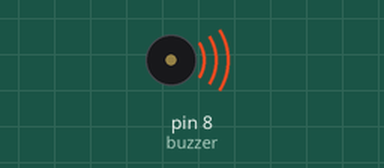
The sketch below on a simulated Arduino Uno, built with avr-gcc and run on an emulated ATmega328P. Parts: buzzer (waves = sounding).

Above: at 0.43 s.
At 23.94 s:
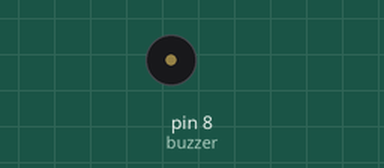
Timing chart, 0 to 24.2 s (numbered marks = the images above):
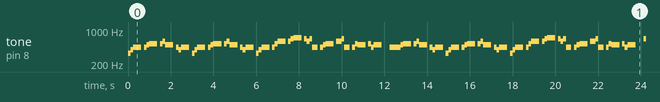

Measured:
- by itself, tone on pin 8 (buzzer): plays 330 Hz for 0.13 s, 392 Hz for 0.13 s, 440 Hz for 0.38 s, 440 Hz for 0.13 s, 494 Hz for 0.13 s, 523 Hz for 0.38 s … (430 notes in this stretch)

The sketch:

pirates_of_the_carribean.ino
```cpp
const int buzzer = 8;
//in tale stringa vi è selozionato il pin
// per cui il cicalino è collegato dal filo rosso
const int velocitasuono = 1.5;

#define NOTE_DO4  262
#define NOTE_RE4  294
#define NOTE_MI4  330
#define NOTE_FA4  349
#define NOTE_SOL4  392
#define NOTE_LA4  440
#define NOTE_SI4  494
#define NOTE_DO5  523
#define NOTE_RE5  587
#define NOTE_MI5  659
#define NOTE_FA5  698
#define NOTE_SOL5  784
#define NOTE_LA5  880
#define NOTE_SI5  988

// sono state definite le varia note, il valore
//posto è la frequenza per cui si ottengono tali note.
int note[] = {
   NOTE_MI4, NOTE_SOL4, NOTE_LA4, NOTE_LA4, 0,
   NOTE_LA4, NOTE_SI4, NOTE_DO5, NOTE_DO5, 0,
   NOTE_DO5, NOTE_RE5, NOTE_SI4, NOTE_SI4, 0,
   NOTE_LA4, NOTE_SOL4, NOTE_LA4, 0,

   NOTE_MI4, NOTE_SOL4, NOTE_LA4, NOTE_LA4, 0,
   NOTE_LA4, NOTE_SI4, NOTE_DO5, NOTE_DO5, 0,
   NOTE_DO5, NOTE_RE5, NOTE_SI4, NOTE_SI4, 0,
   NOTE_LA4, NOTE_SOL4, NOTE_LA4, 0,

   NOTE_MI4, NOTE_SOL4, NOTE_LA4, NOTE_LA4, 0,
   NOTE_LA4, NOTE_DO5, NOTE_RE5, NOTE_RE5, 0,
   NOTE_RE5, NOTE_MI5, NOTE_FA5, NOTE_FA5, 0,
   NOTE_MI5, NOTE_RE5, NOTE_MI5, NOTE_LA4, 0,

   NOTE_LA4, NOTE_SI4, NOTE_DO5, NOTE_DO5, 0,
   NOTE_RE5, NOTE_MI5, NOTE_LA4, 0,
   NOTE_LA4, NOTE_DO5, NOTE_SI4, NOTE_SI4, 0,
   NOTE_DO5, NOTE_LA4, NOTE_SI4, 0,

   NOTE_LA4, NOTE_LA4,
   NOTE_LA4, NOTE_SI4, NOTE_DO5, NOTE_DO5, 0,
   NOTE_DO5, NOTE_RE5, NOTE_SI4, NOTE_SI4, 0,
   NOTE_LA4, NOTE_SOL4, NOTE_LA4, 0,

   NOTE_MI4, NOTE_SOL4, NOTE_LA4, NOTE_LA4, 0,
   NOTE_LA4, NOTE_SI4, NOTE_DO5, NOTE_DO5, 0,
   NOTE_DO5, NOTE_RE5, NOTE_SI4, NOTE_SI4, 0,
   NOTE_LA4, NOTE_SOL4, NOTE_LA4, 0,

   NOTE_MI4, NOTE_SOL4, NOTE_LA4, NOTE_LA4, 0,
   NOTE_LA4, NOTE_DO5, NOTE_RE5, NOTE_RE5, 0,
   NOTE_RE5, NOTE_MI5, NOTE_FA5, NOTE_FA5, 0,
   NOTE_MI5, NOTE_RE5, NOTE_MI5, NOTE_LA4, 0,

   NOTE_LA4, NOTE_SI4, NOTE_DO5, NOTE_DO5, 0,
   NOTE_RE5, NOTE_MI5, NOTE_LA4, 0,
   NOTE_LA4, NOTE_DO5, NOTE_SI4, NOTE_SI4, 0,
   NOTE_DO5, NOTE_LA4, NOTE_SI4, 0,

   NOTE_MI5, 0, 0, NOTE_FA5, 0, 0,
   NOTE_MI5, NOTE_MI5, 0, NOTE_SOL5, 0, NOTE_MI5, NOTE_RE5, 0, 0,
   NOTE_RE5, 0, 0, NOTE_DO5, 0, 0,
   NOTE_SI4, NOTE_DO5, 0, NOTE_SI4, 0, NOTE_LA4,

   NOTE_MI5, 0, 0, NOTE_FA5, 0, 0,
   NOTE_MI5, NOTE_MI5, 0, NOTE_SOL5, 0, NOTE_MI5, NOTE_RE5, 0, 0,
   NOTE_RE5, 0, 0, NOTE_DO5, 0, 0,
   NOTE_SI4, NOTE_DO5, 0, NOTE_SI4, 0, NOTE_LA4
};

//lo spartito della colonna sonora dei pirati dei caraibi,
//lo 0 (0 Hz) raprresenta che in quel preciso momento non deve essere prodotto nessun suono.

int durata[] = {
  125, 125, 250, 125, 125,
  125, 125, 250, 125, 125,
  125, 125, 250, 125, 125,
  125, 125, 375, 125,

  125, 125, 250, 125, 125,
  125, 125, 250, 125, 125,
  125, 125, 250, 125, 125,
  125, 125, 375, 125,

  125, 125, 250, 125, 125,
  125, 125, 250, 125, 125,
  125, 125, 250, 125, 125,
  125, 125, 125, 250, 125,

  125, 125, 250, 125, 125,
  250, 125, 250, 125,
  125, 125, 250, 125, 125,
  125, 125, 375, 375,

  250, 125,
  125, 125, 250, 125, 125,
  125, 125, 250, 125, 125,
  125, 125, 375, 125,

  125, 125, 250, 125, 125,
  125, 125, 250, 125, 125,
  125, 125, 250, 125, 125,
  125, 125, 375, 125,

  125, 125, 250, 125, 125,
  125, 125, 250, 125, 125,
  125, 125, 250, 125, 125,
  125, 125, 125, 250, 125,

  125, 125, 250, 125, 125,
  250, 125, 250, 125,
  125, 125, 250, 125, 125,
  125, 125, 375, 375,

  250, 125, 375, 250, 125, 375,
  125, 125, 125, 125, 125, 125, 125, 125, 375,
  250, 125, 375, 250, 125, 375,
  125, 125, 125, 125, 125, 500,

  250, 125, 375, 250, 125, 375,
  125, 125, 125, 125, 125, 125, 125, 125, 375,
  250, 125, 375, 250, 125, 375,
  125, 125, 125, 125, 125, 500
};

//in tale vettore vi è l'intervallo di tempo per
//cui ciascuna nota del vettore note[i] sarà prodotta.

void setup() {


}

//tone è la funzione che permette di generare il suono
//tramite il cicalino, vi sono tre parametri formali,
//il primo parametro costituisce il pin in cui è collegato il cicalino, //il secondo parametro è costituito dal vettore note (lo spartito)
//e dalle relative frequenze
//il terzo parametro è costituito dal periodo durante
//il quale verrà prodotto ciascun suono.

void loop() {
 for (int i=0;i<203;i++){
  int attesa = durata[i] * velocitasuono;
  tone(buzzer,note[i],attesa);
  delay(attesa);}


  delay (2000);

  // delay(2000) costituisce l'intervallo di tempo per cui
  //una volta terminato il brano lo ricomincerà da capo
}
```
